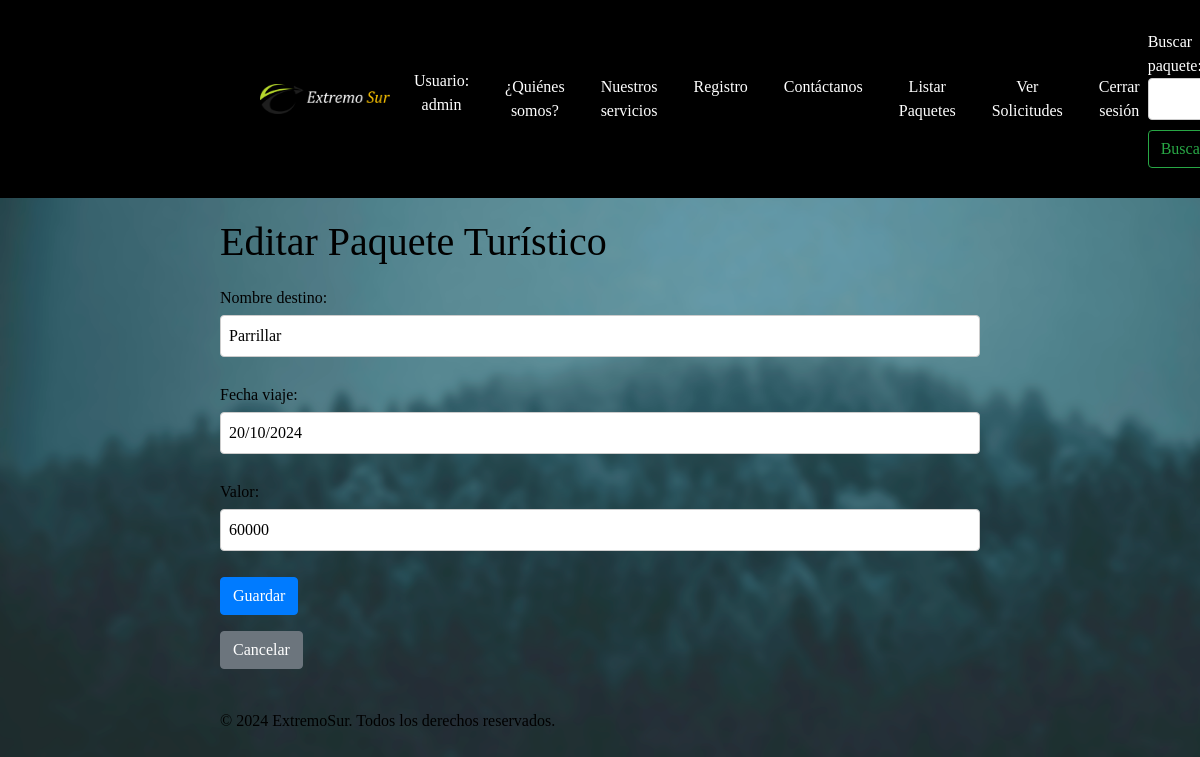
The app's page /paquetes/update/7/ (signed in) with its own data.
### gestionviajes/models.py (models this page shows, shortened)
class PaqueteTuristico(models.Model):
    nombre_destino = models.CharField(max_length=100)
    fecha_viaje = models.DateField()
    valor = models.IntegerField()  # Cambiado a IntegerField para no tener decimales
    imagen = models.ImageField(upload_to='imagenes_paquetes/', null=True, blank=True)

### gestionviajes/views.py (the view)
# urls.py: path('paquetes/update/<int:id>/', views.paquete_update, name='paquete_update'),
@staff_member_required
def paquete_update(request, id):
    paquete = get_object_or_404(PaqueteTuristico, id=id)
    if request.method == 'POST':
        form = PaqueteForm(request.POST, instance=paquete)
        if form.is_valid():
            form.save()
            return redirect('paquete_list')
    else:
        form = PaqueteForm(instance=paquete)
    return render(request, 'paquete_form.html', {'form': form})

### gestionviajes/forms.py
class BuscarPaqueteForm(forms.Form):
    query = forms.CharField(label='Buscar paquete', max_length=100)

class PaqueteForm(forms.ModelForm):
    class Meta:
        model = PaqueteTuristico
        fields = ['nombre_destino', 'fecha_viaje', 'valor']

### gestionviajes/context_processors.py (called while the page is built)
def search_form(request):
    return {'buscar_form': BuscarPaqueteForm()}

### gestionviajes/templates/paquete_form.html (shortened to what this page needs)
{% extends 'base.html' %}
{% load static %}
{% block content %}
    <div class="container">
        <h1>{% if form.instance.pk %}Editar Paquete Turístico{% else %}Crear Paquete Turístico{% endif %}</h1>
        <form method="post">
            {{ form.as_p }}
            <button type="submit" class="btn btn-primary">Guardar</button>
        </form>
        <a href="{% url 'paquete_list' %}" class="btn btn-secondary mt-3">Cancelar</a>
    </div>
{% endblock %}

### gestionviajes/templates/base.html (shortened to what this page needs)
<!DOCTYPE html>
<html lang="es">
<head>
    {% load static %}
    <link rel="stylesheet" href="https://cdn.jsdelivr.net/npm/bootstrap@4.6.2/dist/css/bootstrap.min.css"
>
    <link rel="stylesheet" href="{% static 'css/styles.css' %}" />
    <link rel="stylesheet" href="https://cdnjs.cloudflare.com/ajax/libs/font-awesome/5.15.4/css/all.min.css">
</head>
<body>
    <header>
        <nav class="navbar navbar-expand-lg">
            <div class="container">
                <a class="navbar-brand" href="{% url 'index' %}">
                    <img src="{% static 'img/logo_extremo_sur.png' %}" class="d-inline-block align-top" alt="Logo">
                </a>
                <div class="collapse navbar-collapse" id="navbarNav">
                    <ul class="navbar-nav ml-auto">
                        {% if user.is_authenticated %}
                            <li class="nav-item">
                                <span class="nav-link">Usuario: {{ user.username }}</span>
                            </li>
                        {% endif %}
                        <li class="nav-item">
                            <a class="nav-link active" href="{% url 'index' %}">¿Quiénes somos?</a>
                        </li>
                        <li class="nav-item">
                            <a class="nav-link" href="{% url 'vista_paquetes_cliente' %}">Nuestros servicios</a>
                        </li>
                        <li class="nav-item">
                            <a class="nav-link" href="{% url 'registro_cliente' %}">Registro</a>
                        </li>
                        <li class="nav-item">
                            <a class="nav-link" href="{% url 'contacto' %}">Contáctanos</a>
                        </li>
                        {% if user.is_staff %}
                            <li class="nav-item">
                                <a class="nav-link" href="{% url 'paquete_list' %}">Listar Paquetes</a>
                            </li>
                            <li class="nav-item">
                                <a class="nav-link" href="{% url 'contacto_list' %}">Ver Solicitudes</a>
                            </li>
                        {% endif %}
                        {% if user.is_authenticated %}
                        <li class="nav-item">
                            <a class="nav-link" href="{% url 'logout' %}">Cerrar sesión</a>
                        </li>
                    {% else %}
                        <li class="nav-item">
                            <a class="nav-link" href="{% url 'login' %}">Iniciar sesión</a>
                        </li>
                    {% endif %}
                    </ul>
                    <form class="form-inline my-2 my-lg-0" method="GET" action="{% url 'vista_paquetes_cliente' %}">
                        {{ buscar_form.query.label_tag }}
                        {{ buscar_form.query }}
                        <button class="btn btn-outline-success my-2 my-sm-0" type="submit">Buscar</button>
                    </form>
                </div>
            </div>
        </nav>
    </header>
    {% block content %}{% endblock %}
    <footer>
        <div class="container">
            <p>&copy; 2024 ExtremoSur. Todos los derechos reservados.</p>
        </div>
    </footer>
</body>
</html>

### gestionviajes/static/css/styles.css (style rules this page uses)
body { font-family: Cambria, Cochin, Georgia, Times, 'Times New Roman', serif; color: #000; margin: 0; padding: 0; background-image: url('/static/img/fondo.png'); background-repeat: repeat-y; background-attachment: fixed; background-size: cover; }
.navbar { background-color: rgba(28, 47, 97, 0.7); color: white; padding: 10px 0; }
.navbar ul { list-style-type: none; margin: 0; padding: 0; text-align: center; }
.navbar ul li { display: inline-block; margin-right: 20px; }
.navbar ul li:last-child { margin-right: 0; }
.navbar ul li a { display: block; color: white; text-align: center; padding: 14px 16px; text-decoration: none; }
form { margin-top: 20px; }
form label { display: block; margin-bottom: 5px; }
form input, form textarea { width: 100%; padding: 8px; margin-bottom: 10px; border: 1px solid #ccc; border-radius: 4px; box-sizing: border-box; }
form button { background-color: #4CAF50; color: white; padding: 10px 20px; border: none; border-radius: 4px; cursor: pointer; }
.container { max-width: 800px; margin: 0 auto; padding: 20px; }
.navbar-brand img { width: 150px; height: auto; margin-left: 20px; padding-left: 20px; }

### gestionviajes/templates/base.html (style rules this page uses)
.navbar { background-color: black; color: white; }
.navbar-brand img { max-height: 30px; }
.navbar-nav .nav-item .nav-link { color: white !important; }

### records on screen
PaqueteTuristico: nombre_destino "Parrillar", fecha_viaje "20/10/2024", valor "60000"

### other values on screen
{{ user.username }} "admin"
{{ buscar_form.query.label_tag }} "Buscar…"
